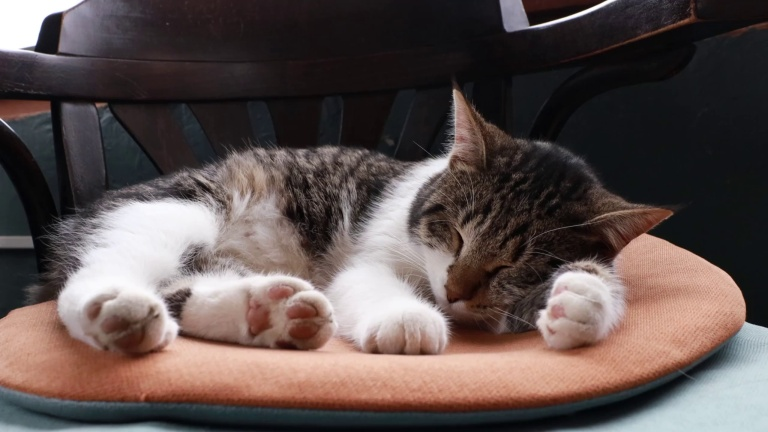
#> input picture data/frames/frame_000000_0.00s.jpg, 768 x 432 px, given in place of cat_inbag.mp4, which was not available
$ python stream_worker.py
#> lines starting #> are read from the running program, lines starting #| are printed output that depends on the picture; pictures that were not available may be replaced by others from this repository, and a replacement may not be noted
### src/backend/app/motion_detector/frame_diff.py
import cv2 as cv

from .base import MotionDetector


class FrameDiffDetector(MotionDetector):
    """Detects motion by comparing each frame against the previous one."""

    def __init__(self, use_contours=False, min_area_frac=0.005, diff_threshold=25):
        super().__init__(use_contours, min_area_frac)
#> in resize_keep_aspect, `h, w = frame.shape[:2]`: h = 432; w = 768
#> in resize_keep_aspect, `scale = target_width / w`: scale = 0.417
        self.diff_threshold = diff_threshold
        self.prev_gray = None

    def detect(self, frame) -> dict:
        gray = cv.cvtColor(frame, cv.COLOR_BGR2GRAY)
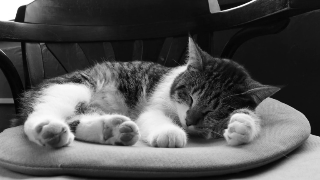
#> gray: shape (180, 320); min 3, max 255, mean 84.3
        gray = cv.GaussianBlur(gray, (21, 21), 0)
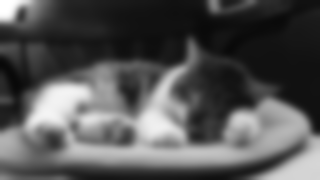
#> gray: shape (180, 320); min 9, max 255, mean 84.3

        if self.prev_gray is None:
            self.prev_gray = gray
            return {"motion": False, "changed_area": 0, "num_contours": None}

        diff = cv.absdiff(self.prev_gray, gray)
        _, mask = cv.threshold(diff, self.diff_threshold, 255, cv.THRESH_BINARY)

        self.prev_gray = gray

        return self._decide(mask)

### src/backend/app/motion_detector/candidate_queue.py
class CandidateFrameQueue:
    """
    Turns a raw per-sample motion signal into a bounded stream of events:
    a "candidate" the instant a motion burst starts, at most one more per
    cooldown window for as long as it continues, a single free "burst_end"
    marker (no frame, no vision-model cost) the moment it stops, and --
    while still -- one coarse "still_ping" candidate per still_ping_interval_sec.

    Without the still ping, a cat settling in to sleep would only ever be
    captured once, at the moment it went still; nothing would tell the
    vision model to check in again until it wakes up or something else in
    the scene moves. The still ping is what turns that silence into actual
    "still sleeping" events instead of an unlabeled gap.
    """

    def __init__(self, detector, cooldown_sec=4.0, still_ping_interval_sec=10.0):
        self.detector = detector
        self.cooldown_sec = cooldown_sec
        self.still_ping_interval_sec = still_ping_interval_sec
        self.is_moving = False
        self.last_candidate_ts = None
        self.last_still_ping_ts = None

    def observe(self, frame, small_frame, timestamp, frame_index):
        """
        :param frame: full-res frame, stored on candidate events for the
            vision model stage (never itself fed to the detector).
        :param small_frame: downscaled frame, fed to the detector.
        :return: an event dict, or None if this sample isn't one.
        """
        result = self.detector.detect(small_frame)
#> result = 3 items
#> in persist_event, frame is the input picture: shape (432, 768, 3); mean B, G, R 78.3, 80.8, 94
#> in detect (call 2), `diff = cv.absdiff(self.prev_gray, gray)`: diff: shape (180, 320); every value is 0

        if result["motion"]:
            just_started = not self.is_moving
            cooldown_elapsed = (
                self.last_candidate_ts is None
                or (timestamp - self.last_candidate_ts) >= self.cooldown_sec
            )
            self.is_moving = True
            self.last_still_ping_ts = None  # next stillness gets its own fresh clock

            if just_started or cooldown_elapsed:
                self.last_candidate_ts = timestamp
                return {
                    "kind": "candidate",
                    "trigger": "motion",
                    "frame_index": frame_index,
                    "timestamp": timestamp,
                    "changed_area": result["changed_area"],
                    "num_contours": result["num_contours"],
                    "frame": frame,
                }
            return None

        if self.is_moving:
            # first still sample right after a burst: fire the end marker
            # exactly once, and start the still-ping clock from here
            self.is_moving = False
            self.last_candidate_ts = None
            self.last_still_ping_ts = timestamp
            return {
                "kind": "burst_end",
                "frame_index": frame_index,
                "timestamp": timestamp,
            }

        # already still: check in periodically so long stillness (sleeping)
        # still produces real events instead of a silent gap. last_still_ping_ts
        # being None here means we've been still since before observe() was
        # ever called (e.g. the feed starts on an already-sleeping cat), so
        # ping immediately rather than waiting out a full interval blind.
        if self.still_ping_interval_sec is not None and (
            self.last_still_ping_ts is None
            or (timestamp - self.last_still_ping_ts) >= self.still_ping_interval_sec
        ):
            self.last_still_ping_ts = timestamp
            return {
                "kind": "candidate",
                "trigger": "still_ping",
                "frame_index": frame_index,
                "timestamp": timestamp,
                "changed_area": result["changed_area"],
                "num_contours": result["num_contours"],
                "frame": frame,
            }

        return None

### src/backend/app/motion_detector/base.py
import cv2 as cv


class MotionDetector:
    """Base class for motion detection algorithms."""

    def __init__(self, use_contours=False, min_area_frac=0.005):
        self.use_contours = use_contours
        # fraction of frame area, not an absolute pixel count, so full-res
        # and downscaled instances can share the same constructor args
        self.min_area_frac = min_area_frac

    def _decide(self, mask):
        h, w = mask.shape[:2]
#> h = 180; w = 320
        min_area = self.min_area_frac * h * w
#> min_area = 288

        if self.use_contours:
            contours, _ = cv.findContours(mask, cv.RETR_EXTERNAL, cv.CHAIN_APPROX_SIMPLE)
#> contours = []
            big = [c for c in contours if cv.contourArea(c) >= min_area]
#> big = []
            return {
                "motion": len(big) > 0,
                "changed_area": int(sum(cv.contourArea(c) for c in big)),
                "num_contours": len(big),
            }

        area = cv.countNonZero(mask)
        return {
            "motion": area > min_area,
            "changed_area": area,
            "num_contours": None,
        }

### src/backend/app/motion_detector/stream_worker.py
import argparse
import json
from pathlib import Path

import cv2 as cv

from .candidate_queue import CandidateFrameQueue
from .frame_diff import FrameDiffDetector

REPO_ROOT = Path(__file__).resolve().parents[4]
SRC_ROOT = REPO_ROOT / "src"
EVENTS_DIR = SRC_ROOT / "data" / "events"
DEFAULT_VIDEO = SRC_ROOT / "data" / "cat_inbag.mp4"

SMALL_WIDTH = 320
SAMPLE_INTERVAL_SEC = 0.5
COOLDOWN_SEC = 4.0
STILL_PING_INTERVAL_SEC = 300.0


def resize_keep_aspect(frame, target_width=SMALL_WIDTH):
    h, w = frame.shape[:2]
    scale = target_width / w
    return cv.resize(frame, (target_width, int(h * scale)))


def stream_events(video_source, cooldown_sec=COOLDOWN_SEC, still_ping_interval_sec=STILL_PING_INTERVAL_SEC):
    """
    Reads video_source sequentially -- a finished file today, a live
    camera/RTSP URL tomorrow, cv.VideoCapture treats both identically --
    and yields one event dict per motion burst start/continuation
    ("candidate", trigger "motion"), a coarse check-in during sustained
    stillness ("candidate", trigger "still_ping"), or a burst end. Never
    assumes a known total length, so the same loop works unchanged for a
    finished file or a feed that never ends.
    """
    vid = cv.VideoCapture(str(video_source))
    if not vid.isOpened():
        raise RuntimeError(f"Could not open video source: {video_source}")

    fps = int(vid.get(cv.CAP_PROP_FPS)) or 30
    sample_every = max(1, int(fps * SAMPLE_INTERVAL_SEC))

    detector = FrameDiffDetector(use_contours=True)
    queue = CandidateFrameQueue(
        detector,
        cooldown_sec=cooldown_sec,
        still_ping_interval_sec=still_ping_interval_sec,
    )

    frame_index = 0
    try:
        while True:
            ret, frame = vid.read()
            if not ret:
                break

            if frame_index % sample_every != 0:
                frame_index += 1
                continue

            timestamp = frame_index / fps
            small_frame = resize_keep_aspect(frame)

            event = queue.observe(frame, small_frame, timestamp, frame_index)
            if event is not None:
                yield event

            frame_index += 1
    finally:
        vid.release()


def persist_event(event, out_dir):
    out_dir.mkdir(parents=True, exist_ok=True)

    if event["kind"] == "candidate":
        frame = event.pop("frame")
        frame_path = out_dir / f"frame_{event['frame_index']}.jpg"
        cv.imwrite(str(frame_path), frame)
        event["frame_path"] = str(frame_path)

    with open(out_dir / "events.jsonl", "a") as f:
        f.write(json.dumps(event) + "\n")

    return event


if __name__ == "__main__":
    parser = argparse.ArgumentParser()
    parser.add_argument("video_path", nargs="?", default=str(DEFAULT_VIDEO))
    parser.add_argument("--cooldown", type=float, default=COOLDOWN_SEC)
    parser.add_argument("--still-ping-interval", type=float, default=STILL_PING_INTERVAL_SEC)
    args = parser.parse_args()

    out_dir = EVENTS_DIR / Path(args.video_path).stem

    counts = {"candidate": 0, "burst_end": 0}
    for event in stream_events(
        args.video_path,
        cooldown_sec=args.cooldown,
        still_ping_interval_sec=args.still_ping_interval,
    ):
        persist_event(event, out_dir)
        counts[event["kind"]] += 1
        trigger = f" ({event['trigger']})" if event["kind"] == "candidate" else ""
        print(f"{event['kind']}{trigger}: frame {event['frame_index']} @ {event['timestamp']:.2f}s")

    print(f"{counts['candidate']} candidate(s), {counts['burst_end']} burst_end(s) written to {out_dir}")

$ run again, on data/frames/frame_000240_8.00s.jpg
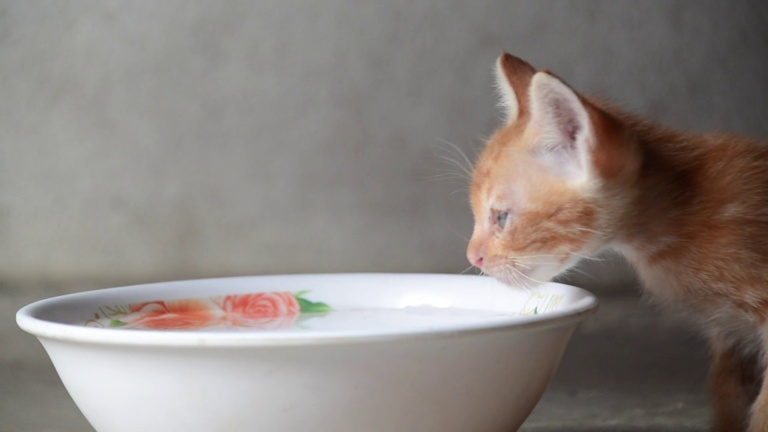
#> input picture data/frames/frame_000240_8.00s.jpg, 768 x 432 px, given in place of cat_inbag.mp4, which was not available
#> in resize_keep_aspect, `h, w = frame.shape[:2]`: h = 432; w = 768
#> scale = 0.417
#> in detect, `gray = cv.cvtColor(frame, cv.COLOR_BGR2GRAY)`:
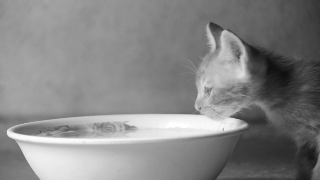
#> gray: shape (180, 320); min 14, max 255, mean 133.3
#> in detect, `gray = cv.GaussianBlur(gray, (21, 21), 0)`:
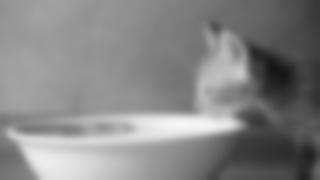
#> gray: shape (180, 320); min 21, max 247, mean 133.3
#> result = 3 items
#> in persist_event, frame is the input picture: shape (432, 768, 3); mean B, G, R 127, 131.7, 139
#> diff: shape (180, 320); every value is 0
#> contours = []

$ run again, on data/frames/frame_000360_12.00s.jpg
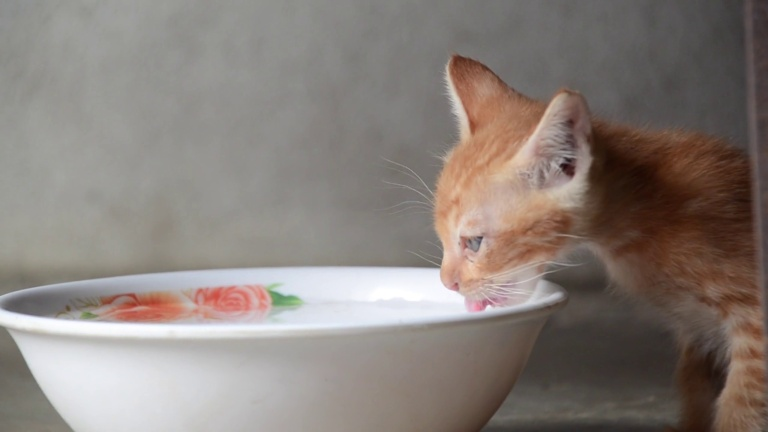
#> input picture data/frames/frame_000360_12.00s.jpg, 768 x 432 px, given in place of cat_inbag.mp4, which was not available
#> in resize_keep_aspect, `h, w = frame.shape[:2]`: h = 432; w = 768
#> scale = 0.417
#> in detect, `gray = cv.cvtColor(frame, cv.COLOR_BGR2GRAY)`:
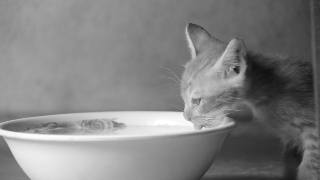
#> gray: shape (180, 320); min 16, max 255, mean 129.5
#> in detect, `gray = cv.GaussianBlur(gray, (21, 21), 0)`:
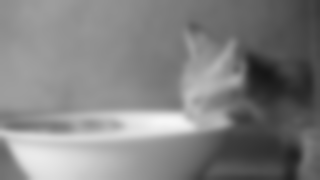
#> gray: shape (180, 320); min 22, max 247, mean 129.5
#> result = 3 items
#> in persist_event, frame is the input picture: shape (432, 768, 3); mean B, G, R 121.8, 127.5, 136.6
#> diff: shape (180, 320); every value is 0
#> contours = []
